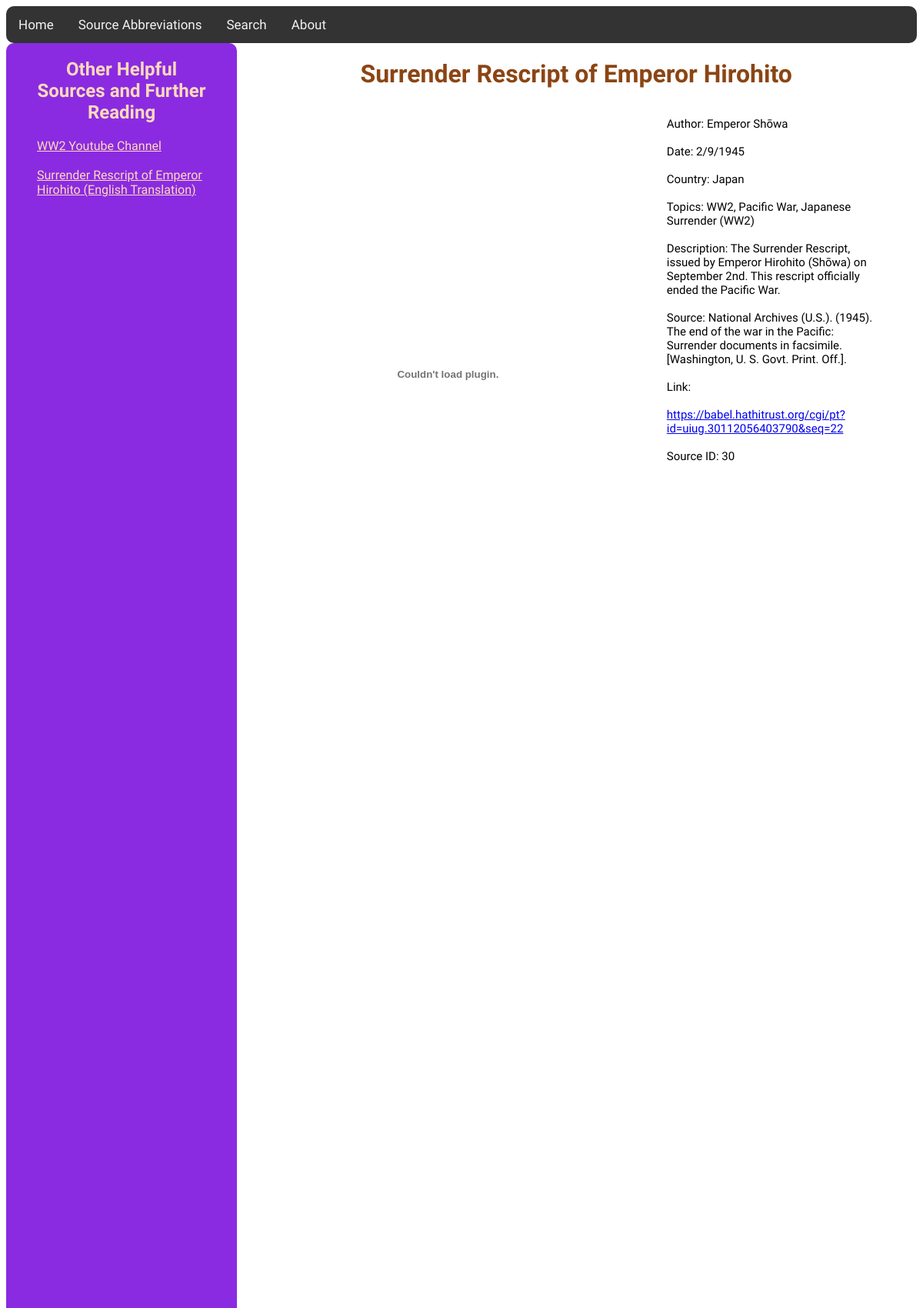
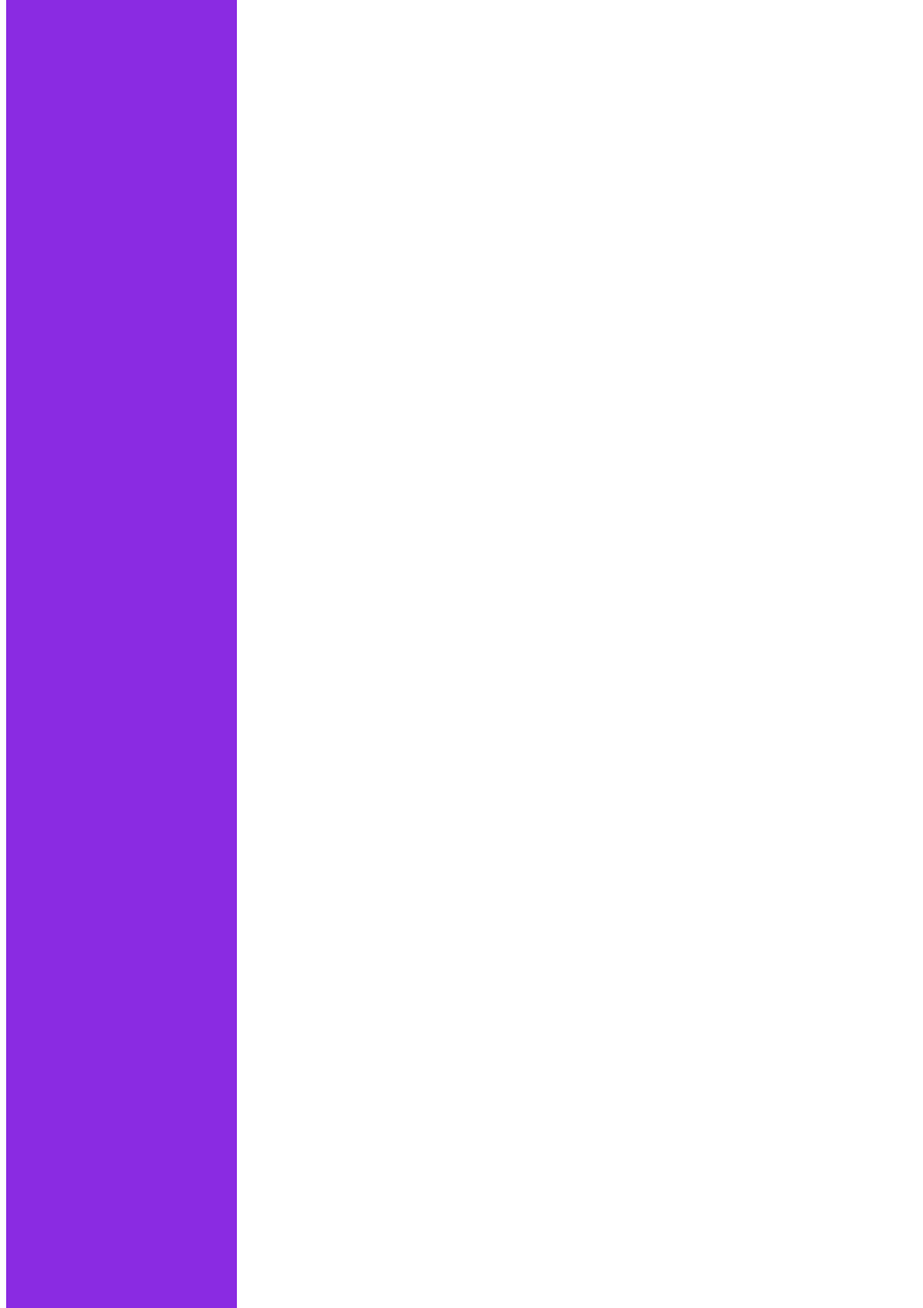
/source/30 (upper part), run on the app's committed database (2 pictures, top to bottom).
### tables this page shows
CREATE TABLE "FURTHER" (
	"ID"	INTEGER,
	"NAME"	TEXT,
	"URL"	TEXT,
	PRIMARY KEY("ID")
);

CREATE TABLE "SOURCES" (
	"ID"	INTEGER,
	"DESCRIPTION"	TEXT,
	"YEAR"	INTEGER,
	"MONTH"	INTEGER,
	"DATE"	INTEGER,
	"AUTHOR"	TEXT,
	"PATH"	TEXT,
	"LINK"	TEXT,
	"CITATION"	TEXT,
	"WIDTH"	INTEGER,
	"TITLE"	TEXT,
	PRIMARY KEY("ID")
);

CREATE TABLE "COUNTRIES" (
	"ID"	INTEGER,
	"NAME"	TEXT,
	PRIMARY KEY("ID")
);

### app.py (the view)
@app.route('/source/<id>')
def source(id):
    source = []
    prot = False
    if id == "1":
        prot = True
    conn = sqlite3.connect("sources.db")
    cursor = conn.cursor()
    src = cursor.execute("SELECT ID,DESCRIPTION,YEAR,MONTH,DATE,AUTHOR,PATH,LINK,CITATION,WIDTH,TITLE FROM SOURCES WHERE ID=?", (id,))
    src = src.fetchall()
    src= src[0]
    src = list(src)
    countries = cursor.execute("SELECT NAME FROM COUNTRIES WHERE ID IN (SELECT COUN_ID FROM SRC_COUNS WHERE SRC_ID=?)", (id,))
    countries = countries.fetchall()
    countries = [c[0] for c in countries]
    src.append(countries)
    tags = get_tags(int(id), cursor)
    src.append(tags)
    tag_ids = [t[0] for t in cursor.execute("SELECT TAG_ID FROM SRC_TAGS WHERE SRC_ID=?", (id,)).fetchall()]
    print(tag_ids)
    further = {}
    for tag_id in tag_ids:
        furt = cursor.execute("SELECT NAME, URL FROM FURTHER WHERE ID IN (SELECT FURT_ID FROM TAGS_FURTHER WHERE TAG_ID=?)", (tag_id,)).fetchall()
        for f in furt:
            further[f[0]] = f[1]
    conn.close()
    return render_template("source.html", source=src, prot=False if id != "1" else True, further=further)

### app.py (called while the page is built)
def get_tags(id: int, cursor) -> list:
    cursor.execute("SELECT TAG FROM TAGS WHERE ID IN (SELECT TAG_ID FROM SRC_TAGS WHERE SRC_ID=?)", (id,))
    tags = [t[0] for t in cursor.fetchall()]  # Fixed: properly extract tags from tuples
    return tags

### templates/source.html (shortened to what this page needs)
<!DOCTYPE html>
<html lang="en">
<head>
    <link rel="stylesheet" href="{{ url_for('static', filename='styles/styles.css') }}">
</head>
<body id="source_page">
    <div class="topnav">
      <a href="{{url_for('index')}}">Home</a>
      <a href="{{url_for('sources_abbr')}}">Source Abbreviations</a>
      <a href="{{ url_for('search') }}">Search</a>
      <a href="{{ url_for('about') }}">About</a>
    </div>
    <div class="sidebar">
        <h2 class="src_link" style="text-align: center">Other Helpful Sources and Further Reading</h2>
        <p class="src_link">
            {% for key, value in further.items() %}
                <a id="sidebar-a" href="{{ value }}">{{ key }}</a>
                <br>
                <br>
            {% endfor %}
        </p>
    </div>
    <div id="main_content">
    <h1 id="title">{{ source[10] }}</h1>
    </div>
    <div id="main">
        <div id="content" style="height: 1000px">
            {% if prot %}
                <script type="text/javascript">
                    alert('Due to copyright concerns, I am required to put a transcript of the document here rather than a photo/facsimile');
                </script>
                <object draggable="false" id="src_frame" class="scaled" style="zoom: 100%" data="{{ url_for('static', filename=source[6]) }}" width="{{ source[9] }}"></object>
            {% elif ".pdf" in source[6] and "Images/" in source[6] %}
                <object type="application/pdf" style="zoom: 100%" id="src_frame" data="{{ url_for('static', filename=source[6]) }}#view=FitV" width="{{ source[9] }}" height="700px"></object>
            {% elif "http" in source[6] %}
                <object id="src_frame" style="zoom: 100%" data="{{ source[9] }}#view=FitV" width="{{ source[13] }}"></object>
            {% else %}
                    <object draggable="false" id="src_frame" style="image-rendering: -webkit-optimize-contrast;" class="scaled" data="{{ url_for('static', filename=source[6]) }}" width="{{ source[9] }}"></object>
                    <script>console.log('using other')</script>
            {% endif %}
        </div>
        <div id="metadata">
            <p>
                Author: {{ source[5] }}<br><br>
                Date: {{ source[4] }}/{{ source[3] }}/{{ source[2] }}<br><br>
                Country: {{ ', '.join(source[11]) }}<br><br>
                Topics: {{ ', '.join(source[12]) }}<br><br>
                Description: {{ source[1] }}<br><br>
                Source: {{ source[8] }}<br><br>
                {% if source[7] != None %}
                    Link:
                        <br>
                        <br>
                         <a href="{{ source[7] }}" target="_blank">{{ source[7] }}</a>
                {% endif %}
                <br>
                <br>
                Source ID: {{ source[0] }}
                <br><br>
            </p>
        </div>
        <br>
        <br>
        <br>
        </div>
</body>
</html>

### static/styles/styles.css (style rules this page uses)
#title { color: saddlebrown; font-family: "Winky Rough"; text-align: center; }
.src_link { text-decoration: none; color: peachpuff; font-family: "Winky Rough"; }
#content { padding-left: 330px; width: 150%; height: 550%; align-items: center; overflow: auto; position: relative; padding-right: 0; }
h1 { text-align: center; }
.topnav { background-color: #333; overflow: hidden; border-radius: 10px; }
.topnav a { float: left; color: #f2f2f2; text-align: center; padding: 14px 16px; text-decoration: none; font-family: "Winky Rough", ui-rounded; font-size: 17px; }
.sidebar { width: 300px; box-sizing: border-box; position:absolute; background-color: blueviolet; border-radius: 10px; padding-left: 40px; padding-right: 40px; height: 150%; z-index: 20; }
#main { padding-right: 50px; display: flex; overflow: auto; height: 560px; padding-bottom: 100px; }
#main_content { margin-left: 230px; padding-left: 10%; padding-right: 50px; }
#metadata { font-family: "Winky Rough"; font-size: 15px; margin-left: 0px; padding-left: 40px; overflow: auto; }
body { overflow: auto; }
#src_frame { position: relative; top: 0; left: 0; }

### templates/source.html (style rules this page uses)
#sidebar-a { color: peachpuff; }

### data on the page
FURTHER: NAME "WW2 Youtube Channel"
FURTHER: NAME "Surrender Rescript of Emperor Hirohito (English Translation)"
SOURCES: TITLE "Surrender Rescript of Emperor Hirohito", AUTHOR "Emperor Shōwa", DATE "2", MONTH "9", YEAR "1945", DESCRIPTION "The Surrender Rescript, issued by Emperor Hirohito (Shōwa) on September 2nd. This rescript officially ended the Pacific War.", CITATION "National Archives (U.S.). (1945). The end of the war in the Pacific: Surrender documents in facsimile. [Washington, U. S. Govt. Print. Off.].", LINK "https://babel.hathitrust.org/cgi/pt?id=uiug.30112056403790&seq=22", ID "30"
COUNTRIES: NAME "Japan"

### other printed values
{{ ', '.join(source[12]) }} "WW2, Pacific War, Japanese Surrender (WW2)"
